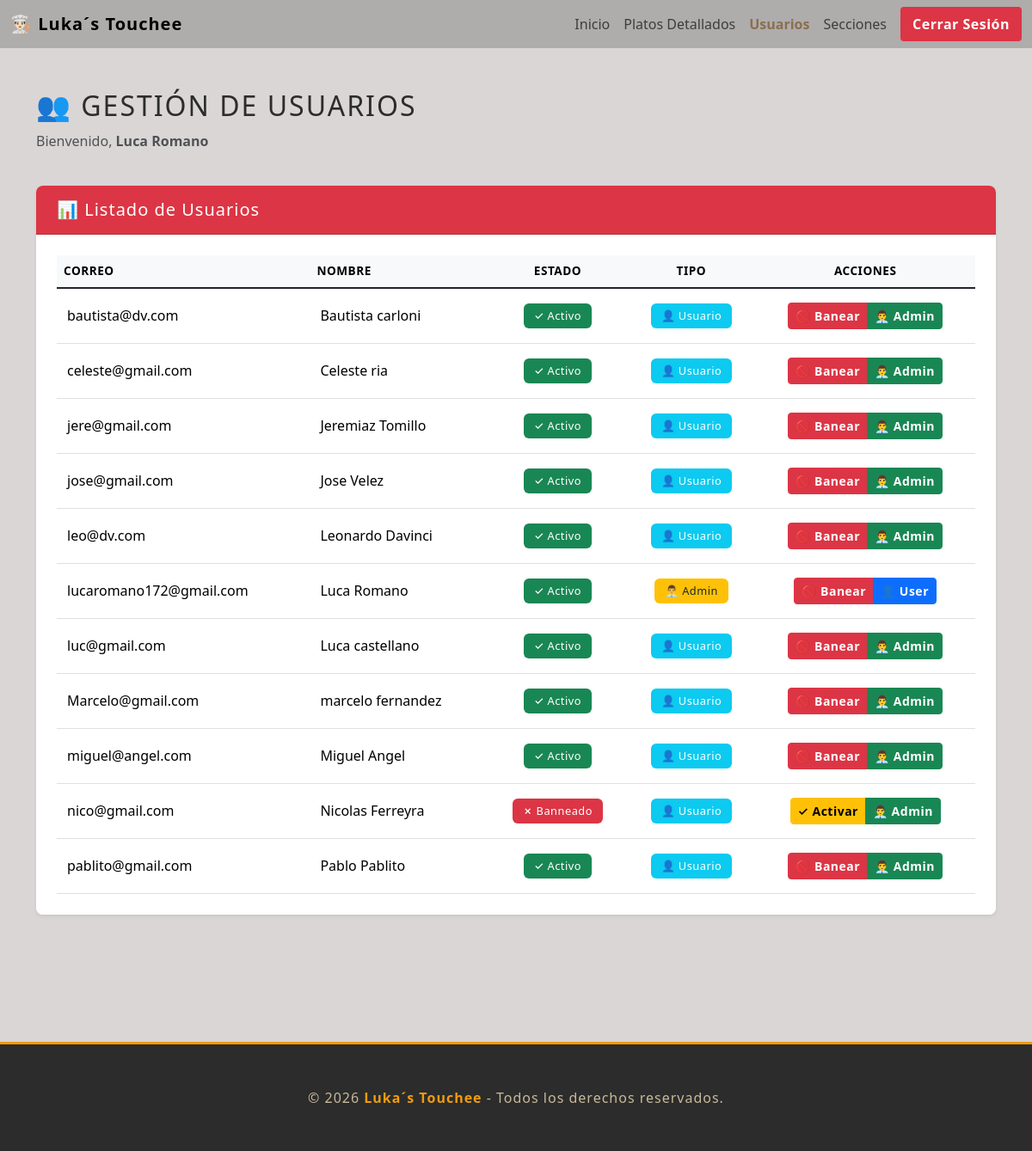
The app's page /admin/usuarios.php (signed in) with its own data.
### tables this page shows
CREATE TABLE `usuarios` (
  `id_usuario` int(11) NOT NULL,
  `nombre` varchar(50) NOT NULL,
  `apellido` varchar(50) NOT NULL,
  `correo` varchar(50) NOT NULL,
  `clave` varchar(50) NOT NULL,
  `fk_estado` int(11) NOT NULL,
  `fk_tipo_usuario` int(11) NOT NULL
);

### admin/usuarios.php (the view, shortened to what this page needs)
<?php
include_once("../config/config.php");
?>
<!DOCTYPE html>
<html lang="es">
<head>
    <link href="https://cdn.jsdelivr.net/npm/bootstrap@5.3.8/dist/css/bootstrap.min.css" rel="stylesheet"
>
    <link rel="stylesheet" href="../css/style.css">
</head>
<body class="admin-body">
    <header>
        <nav class="navbar navbar-expand-lg bg-body-tertiary">
            <div class="container-fluid">
                <a class="navbar-brand" href="../pages/inicio.php">👨🏻‍🍳 Luka´s Touchee</a>
                <div class="collapse navbar-collapse" id="navbarNavDropdown">
                    <ul class="navbar-nav ms-auto">
                        <li class="nav-item">
                            <a class="nav-link" href="../pages/inicio.php">Inicio</a>
                        </li>
                        <?php if (isset($_SESSION['fk_tipo_usuario']) && $_SESSION['fk_tipo_usuario'] == 1) { ?>
                            <li class="nav-item">
                                <a class="nav-link" href="../pages/platos_detallados.php">Platos Detallados</a>
                            </li>
                            <li class="nav-item">
                                <a class="nav-link active" href="usuarios.php">Usuarios</a>
                            </li>
                            <li class="nav-item">
                                <a class="nav-link" href="index.php">Secciones</a>
                            </li>
                        <?php } ?>
                        <?php if (isset($_SESSION['id_usuario'])) { ?>
                            <li class="nav-item">
                                <a class="btn btn-outline-danger ms-2" href="../components/logout.php">Cerrar Sesión</a>
                            </li>
                        <?php } ?>
                    </ul>
                </div>
            </div>
        </nav>
    </header>
    <main class="container py-5">
        <div class="row mb-4">
            <div class="col-12">
                <h1 class="admin-title">👥 Gestión de Usuarios</h1>
                <p class="text-muted">Bienvenido,
                    <strong><?php print $_SESSION['nombre'] . " " . $_SESSION['apellido']; ?></strong>
                </p>
            </div>
        </div>
        <div class="row">
            <div class="col-12">
                <div class="card shadow-sm admin-card">
                    <div class="card-header bg-danger text-white">
                        <h5 class="mb-0">📊 Listado de Usuarios</h5>
                    </div>
                    <div class="card-body">
                        <div class="table-responsive">
                            <table class="table table-hover mb-0">
                                <thead class="table-light">
                                    <tr>
                                        <th>Correo</th>
                                        <th>Nombre</th>
                                        <th class="text-center">Estado</th>
                                        <th class="text-center">Tipo</th>
                                        <th class="text-center">Acciones</th>
                                    </tr>
                                </thead>
                                <tbody class="table-group-divider">
                                    <?php
                                    $consulta = "SELECT * FROM `usuarios` ORDER BY nombre ASC";
                                    $resultado = mysqli_query($con, $consulta);
                                    if (mysqli_num_rows($resultado) > 0) {
                                        while ($fila = mysqli_fetch_array($resultado)) {
                                            $estado = ($fila['fk_estado'] == 1) ? '<span class="badge bg-success">✓ Activo</span>' : '<span class="badge bg-danger">✗ Banneado</span>';
                                            $tipo = ($fila['fk_tipo_usuario'] == 1) ? '<span class="badge bg-warning text-dark">👨‍💼 Admin</span>' : '<span class="badge bg-info">👤 Usuario</span>';
                                            print "
                                                <tr>
                                                    <td class='align-middle'>$fila[correo]</td>
                                                    <td class='align-middle'>$fila[nombre] $fila[apellido]</td>
                                                    <td class='align-middle text-center'>$estado</td>
                                                    <td class='align-middle text-center'>$tipo</td>
                                                    <td class='text-center align-middle'>
                                                        <div class='btn-group btn-group-sm' role='group'>
                                            ";
                                            if ($fila['fk_estado'] == 1) {
                                                print "<a class='btn btn-danger' href='ABM/bannear_usr.php?id=$fila[id_usuario]' title='Banear usuario'>🚫 Banear</a>";
                                            } else {
                                                print "<a class='btn btn-warning' href='ABM/activar_usr.php?id=$fila[id_usuario]' title='Activar usuario'>✓ Activar</a>";
                                            }
                                            if ($fila['fk_tipo_usuario'] == 1) {
                                                print "<a class='btn btn-primary' href='ABM/usr_usr.php?id=$fila[id_usuario]' title='Convertir a usuario'>👤 User</a>";
                                            } else {
                                                print "<a class='btn btn-success' href='ABM/admin_usr.php?id=$fila[id_usuario]' title='Convertir a admin'>👨‍💼 Admin</a>";
                                            }
                                            print "
                                                        </div>
                                                    </td>
                                                </tr>
                                            ";
                                        }
                                    } else {
                                        print "<tr><td colspan='5' class='text-center text-muted py-4'>No hay usuarios registrados</td></tr>";
                                    }
                                    ?>
                                </tbody>
                            </table>
                        </div>
                    </div>
                </div>
            </div>
        </div>
    </main>
    <footer class="footer">
        <div class="footer-content">
            <p>&copy; 2026 <strong>Luka´s Touchee</strong> - Todos los derechos reservados.</p>
        </div>
    </footer>
</body>
</html>

### css/style.css (style rules this page uses)
body { background-color: #afacac !important; color: #2c2c2c; }
.admin-body { background-color: #dad6d6 !important; color: #2c2c2c; }
.navbar-brand { font-weight: 600; letter-spacing: 1px; }
.nav-link { font-weight: 500; transition: color 0.3s ease; }
.nav-link.active { color: #8a6f4e !important; font-weight: 600; }
.btn-outline-danger { border-width: 2px; font-weight: 600; }
.navbar-expand-lg, bg-body-tertiary { background-color: #afacac !important; }
.admin-title { font-size: 2rem; font-weight: 300; letter-spacing: 2px; color: #2c2c2c; margin-bottom: 10px; text-transform: uppercase; }
.admin-card { border: none; border-radius: 8px; overflow: hidden; margin-bottom: 20px; }
.admin-card .card-header { padding: 1rem 1.5rem; font-weight: 600; letter-spacing: 1px; }
.admin-card .card-body { padding: 1.5rem; background-color: #ffffff; }
.table { margin-bottom: 0; }
.table thead { background-color: #f8f5f0; font-weight: 600; color: #2c2c2c; text-transform: uppercase; font-size: 0.85rem; letter-spacing: 0.5px; }
.table tbody tr { border-bottom: 1px solid #e0e0e0; transition: background-color 0.2s ease; }
.table tbody td { padding: 1rem 0.75rem; vertical-align: middle; }
.badge { padding: 0.5rem 0.75rem; font-weight: 500; font-size: 0.8rem; letter-spacing: 0.5px; }
.btn { font-weight: 600; border-radius: 4px; transition: all 0.2s ease; letter-spacing: 0.5px; }
.btn-primary { background-color: #0d6efd; border-color: #0d6efd; }
.btn-success { background-color: #198754; border-color: #198754; }
.btn-warning { background-color: #ffc107; border-color: #ffc107; color: #000; }
.btn-danger { background-color: #dc3545; border-color: #dc3545; }
a.btn.btn-outline-danger.ms-2 { border-width: 2px; font-weight: 600; background-color: #dc3545; border-color: #dc3545; color: #fff; }
.footer { background-color: #2c2c2c; color: #c9b99a; padding: 50px 20px; margin-top: 80px; border-top: 3px solid #f09c0b; }
.footer-content { text-align: center; font-size: 1rem; }
.footer-content p { margin: 0; letter-spacing: 1px; }
.footer-content strong { color: #f09c0b; font-weight: 600; }

### records on screen
usuarios: correo "bautista@dv.com", nombre "Bautista", apellido "carloni", shows "✓ Activo", fk_tipo_usuario "👤 Usuario"
usuarios: correo "celeste@gmail.com", nombre "Celeste", apellido "ria", shows "✓ Activo", fk_tipo_usuario "👤 Usuario"
usuarios: correo "jere@gmail.com", nombre "Jeremiaz", apellido "Tomillo", shows "✓ Activo", fk_tipo_usuario "👤 Usuario"
usuarios: correo "jose@gmail.com", nombre "Jose", apellido "Velez", shows "✓ Activo", fk_tipo_usuario "👤 Usuario"
usuarios: correo "leo@dv.com", nombre "Leonardo", apellido "Davinci", shows "✓ Activo", fk_tipo_usuario "👤 Usuario"
usuarios: correo "lucaromano172@gmail.com", nombre "Luca", apellido "Romano", shows "✓ Activo", fk_tipo_usuario "👨‍💼 Admin"
usuarios: correo "luc@gmail.com", nombre "Luca", apellido "castellano", shows "✓ Activo", fk_tipo_usuario "👤 Usuario"
usuarios: correo "Marcelo@gmail.com", nombre "marcelo", apellido "fernandez", shows "✓ Activo", fk_tipo_usuario "👤 Usuario"
usuarios: correo "miguel@angel.com", nombre "Miguel", apellido "Angel", shows "✓ Activo", fk_tipo_usuario "👤 Usuario"
usuarios: correo "nico@gmail.com", nombre "Nicolas", apellido "Ferreyra", shows "✗ Banneado", fk_tipo_usuario "👤 Usuario"
usuarios: correo "pablito@gmail.com", nombre "Pablo", apellido "Pablito", shows "✓ Activo", fk_tipo_usuario "👤 Usuario"

### other values on screen
$_SESSION['nombre'] "Luca"
$_SESSION['apellido'] "Romano"
